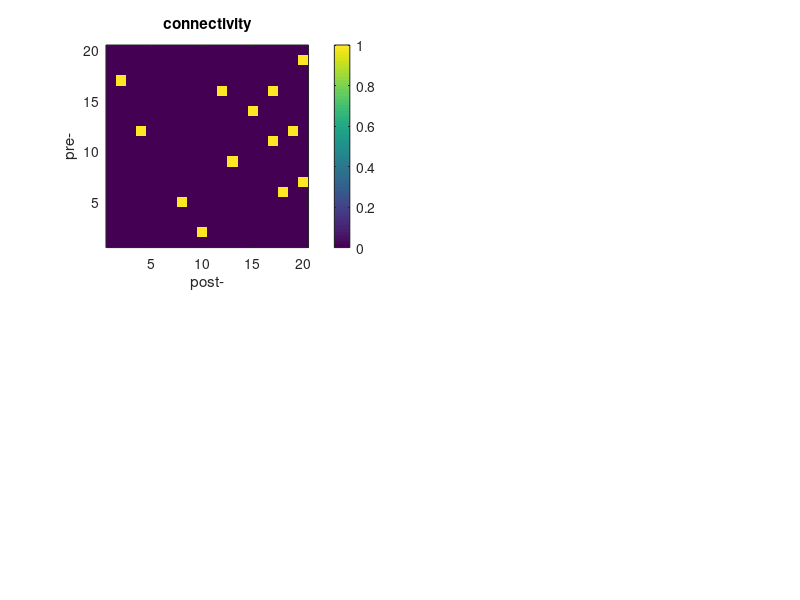

Write the MATLAB code that produced this figure. (Note: this script raises an error after producing the figure.)
% simulation.m
% simulation of networks
% Written by Harang Ju. January 29, 2018.

%% Parameters
N = 20; % number of nodes
frac_conn = 4e-2; % fraction connectivity
step_size = 1; % time, unitless
t_final = 1e3;
activity = 1e-3;
fire_threshold = 1;

%% Initialize
X = zeros(N,1); % system state, [N X 1]
A = rand(N) < frac_conn; % system connectivity, [pre X post]
A = A & ~diag(ones(N,1)); % prevent recursive connectivity
B = ones(N,1); % system input connectivity, [N X 1]
u = zeros(N,1); % system input, [N X 1]

%% Simulation
X_t = zeros(N,t_final/step_size);
u_t = zeros(size(X_t));
for t = 1 : t_final/step_size
    u = rand(N,1) < activity;
    u_t(:,t) = u;
    X = A' * X + B .* u;
    X_t(:,t) = X;
end

clear t

%% Plot
clf

subplot(2,2,1);
imagesc(A); title('connectivity')
set(gca,'YDir','normal')
xlabel('post-'); ylabel('pre-')
colorbar; axis square; prettify

x = (1:t_final/step_size) * step_size;
subplot(2,2,2); hold on
for i = 1 : N
    on = u_t(i,:) > 0;
    if max(on) == 0
        plot(0); continue
    end
    plot(x(on), i*on(on), '.', 'MarkerSize', 10)
end
title('inputs')
axis([0 t_final 0 N+0.5]); axis square
xlabel('trial'); ylabel('neuron');
hold off; prettify

if N <= 20
    subplot(2,2,3);
    source = mod(find(A),N);
    source(source==0) = N;
    target = repelem(1:N, sum(A))';
    g = digraph(source,target);
    plot(g, 'MarkerSize', 5)
    title('graph')
    axis square; axis off
    prettify
end

subplot(2,2,4); hold on
for i = 1 : N
    on = X_t(i,:) >= fire_threshold;
    if max(on) == 0
        plot(0); continue
    end
    on_u = u_t(i,:) > 0;
    plot(x(on), i*on(on), '.', 'MarkerSize', 10)
end
title('activity raster')
axis([0 t_final 0 N+0.5]); axis square
xlabel('trial'); ylabel('neuron');
hold off; prettify

clear x i on

[source target]
